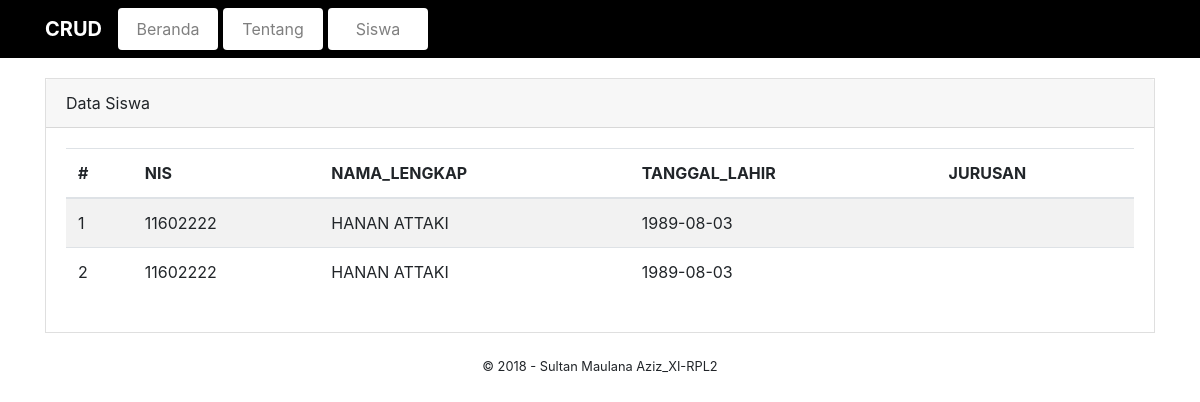
/index.php/siswa/laporan, run on the app's committed database.
### tables this page shows
CREATE TABLE `data_siswa` (
  `siswa_id` int(11) NOT NULL,
  `nisn` char(10) NOT NULL,
  `nis` char(10) NOT NULL,
  `nama_lengkap` varchar(255) NOT NULL,
  `jenis_kel` enum('P','L') NOT NULL,
  `tempat_lahir` varchar(255) NOT NULL,
  `tanggal_lahir` date NOT NULL,
  `alamat` text NOT NULL,
  `jurusan` enum('RPL','TKJ','TPM','TSM','AK','AP','PG','PS') NOT NULL,
  `tanggal_entri` datetime NOT NULL
);

### application/controllers/Siswa.php (called while the page is built, shortened)
<?php
     class Siswa extends CI_Controller{
          function laporan(){
             $siswa = $this->db->get("data_siswa");
               $data["query"] = $siswa;
               $data["content"] = "pages/cetak";
               $this->load->view("template", $data);
          }
      }
?>

### index.php (called while the page is built, shortened)
<?php
require_once BASEPATH.'core/CodeIgniter.php';

### application/views/pages/cetak.php (the view, shortened to what this page needs)
<div class="card card-default" style="border-radius: 0px;margin: 20px 0;">
     <div class="card-header">Data Siswa</div>
     <div class="card-body">
          <table class="table table-striped">
               <thead>
                    <tr>
                         <th scope="col">#</th>
                         <th scope="col">NIS</th>
                         <th scope="col">NAMA_LENGKAP</th>
                         <th scope="col">TANGGAL_LAHIR</th>
                         <th scope="col">JURUSAN</th>
                    </tr>
               </thead>
               <tbody>
                    <?php
                         if ($query->num_rows() > 0) {
                              $no = 0;
                              foreach ($query->result() as $row) {
                                   $no++;
                                   echo '
                                        <tr>
                                             <td>'.$no.'</td>
                                             <td>'.$row->nis.'</td>
                                             <td>'.$row->nama_lengkap.'</td>
                                             <td>'.$row->tanggal_lahir.'</td>
                                             <td>'.$row->jurusan.'</td>
                                        </tr>
                                   ';
                              }
                         }else{
                              echo '
                                   <tr>
                                        <td colspan="6" class="text-center">Data masih kosong !</td>
                                   </tr>
                              ';
                         }
                    ?>
               </tbody>
          </table>
     </div>
</div>

### data on the page
data_siswa: nis "11602222", nama_lengkap "HANAN ATTAKI", tanggal_lahir "1989-08-03"
data_siswa: nis "11602222", nama_lengkap "HANAN ATTAKI", tanggal_lahir "1989-08-03"

### other printed values
anchor('siswa','Siswa','class="nav-item nav-link btn btn-white"') "Siswa"
